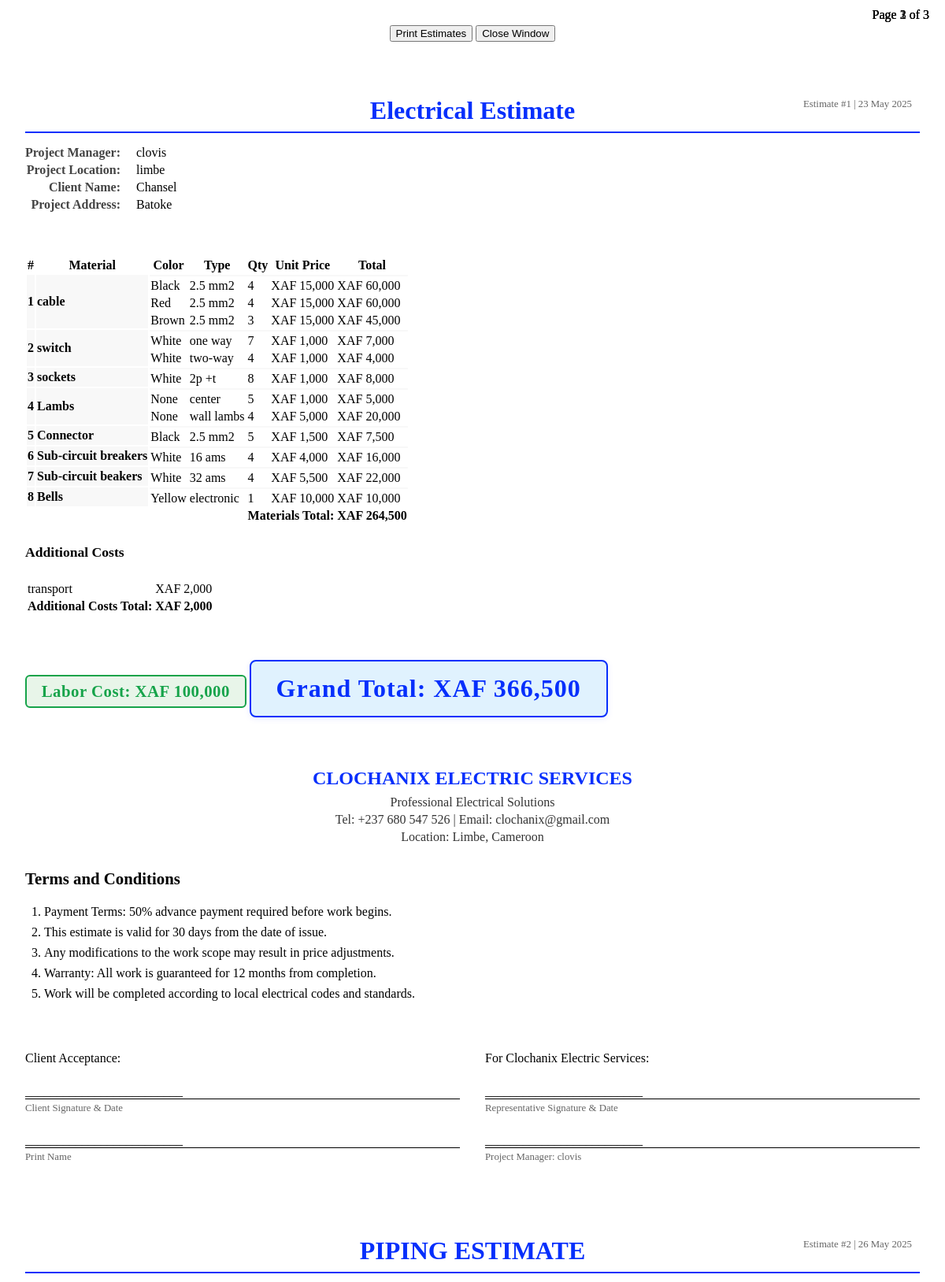
The app's page /print_all (upper part) with its own data.
### models.py (models this page shows)
class Estimate(db.Model):
    id = db.Column(db.Integer, primary_key=True)
    client_name = db.Column(db.String(100))
    project_address = db.Column(db.String(200))
    labor_cost = db.Column(db.Float)
    materials = db.relationship('Material', backref='estimate', lazy=True)
    signature = db.Column(db.Text, nullable=True)  # Store base64 signature data
    signature_date = db.Column(db.DateTime, nullable=True)
    project_title = db.Column(db.String(200), nullable=True)
    project_manager = db.Column(db.String(100), nullable=True)
    project_location = db.Column(db.String(200), nullable=True)
    additional_costs = db.relationship('AdditionalCost', backref='estimate', lazy=True)
    estimate_date = db.Column(db.DateTime, default=datetime.now)

class Material(db.Model):
    id = db.Column(db.Integer, primary_key=True)
    name = db.Column(db.String(100))
    estimate_id = db.Column(db.Integer, db.ForeignKey('estimate.id'))
    types = db.relationship('MaterialType', backref='material', lazy=True)

class MaterialType(db.Model):
    id = db.Column(db.Integer, primary_key=True)
    color = db.Column(db.String(50))
    type = db.Column(db.String(50))
    quantity = db.Column(db.Integer)
    unit_price = db.Column(db.Float)
    material_id = db.Column(db.Integer, db.ForeignKey('material.id'))

class AdditionalCost(db.Model):
    id = db.Column(db.Integer, primary_key=True)
    description = db.Column(db.String(200))
    amount = db.Column(db.Float)
    estimate_id = db.Column(db.Integer, db.ForeignKey('estimate.id'))

### app.py (the view)
@app.route('/print_all')
def print_all_estimates():
    estimates = Estimate.query.all()
    estimate_totals = {}
    for estimate in estimates:
        materials_total = sum(
            type.quantity * type.unit_price
            for material in estimate.materials
            for type in material.types
        )
        additional_costs_total = sum(cost.amount for cost in estimate.additional_costs)
        estimate_totals[estimate.id] = {
            'materials': materials_total,
            'additional_costs': additional_costs_total,
            'total': materials_total + additional_costs_total + estimate.labor_cost
        }
    return render_template('print_view.html',
                         estimates=estimates,
                         estimate_totals=estimate_totals,
                         single_estimate=False)

### templates/print_view.html (shortened to what this page needs)
<!DOCTYPE html>
<html lang="en">
<head>
</head>
<body>
    <div class="no-print">
        <button onclick="window.print()">Print Estimates</button>
        <button onclick="window.close()">Close Window</button>
    </div>
    {% macro project_header(estimate) %}
        <div class="project-header">
            <div class="estimate-id"><br><br>
                Estimate #{{ estimate.id }} | {{ estimate.estimate_date.strftime('%d %B %Y') if estimate.estimate_date else 'Not specified' }}
            </div>
            <h1 class="project-title">{{ estimate.project_title }}</h1>
            <dl class="project-details-grid">
                <dt>Project Manager:</dt>
                <dd>{{ estimate.project_manager }}</dd>
                <dt>Project Location:</dt>
                <dd>{{ estimate.project_location }}</dd>
                <dt>Client Name:</dt>
                <dd>{{ estimate.client_name }}</dd>
                <dt>Project Address:</dt>
                <dd>{{ estimate.project_address }}</dd>
            </dl>
        </div>
    {% endmacro %}
    {% if single_estimate %}
        <div class="estimate">
            <div class="print-header">
                <img src="{{ url_for('static', filename='images/logos.png') }}" alt="Clochanix Electric Logo" class="print-logo">
            </div>
            {{ project_header(estimate) }}
            <table class="summary-section">
                <thead>
                    <tr>
                        <th>#</th>
                        <th>Material</th>
                        <th>Color</th>
                        <th>Type</th>
                        <th>Qty</th>
                        <th>Unit Price</th>
                        <th>Total</th>
                    </tr>
                </thead>
                <tbody>
                    {% for material in estimate.materials %}
                    <tr class="material-header">
                        <td rowspan="{{ material.types|length + 1 }}">{{ loop.index }}</td>
                        <td rowspan="{{ material.types|length + 1 }}">{{ material.name }}</td>
                        <td colspan="5"></td>
                    </tr>
                    {% for type in material.types %}
                    <tr>
                        <td>{{ type.color }}</td>
                        <td>{{ type.type }}</td>
                        <td>{{ type.quantity|int }}</td>
                        <td class="currency">XAF {{ "{:,.0f}".format(type.unit_price) }}</td>
                        <td class="currency">XAF {{ "{:,.0f}".format(type.quantity * type.unit_price) }}</td>
                    </tr>
                    {% endfor %}
                    {% endfor %}
                </tbody>
                <tfoot>
                    <tr class="total-row">
                        <td colspan="6" class="text-right text-bold">Materials Total:</td>
                        <td class="currency text-bold">XAF {{ "{:,.0f}".format(materials_total) }}</td>
                    </tr>
                </tfoot>
            </table>
            {% if estimate.additional_costs %}
            <h4>Additional Costs</h4>
            <table class="summary-section">
                <tbody>
                    {% for cost in estimate.additional_costs %}
                    <tr>
                        <td>{{ cost.description }}</td>
                        <td class="currency">XAF {{ "{:,.0f}".format(cost.amount) }}</td>
                    </tr>
                    {% endfor %}
                </tbody>
                <tfoot>
                    <tr class="total-row">
                        <td class="text-right text-bold">Additional Costs Total:</td>
                        <td class="currency text-bold">XAF {{ "{:,.0f}".format(additional_costs_total) }}</td>
                    </tr>
                </tfoot>
            </table>
            {% endif %}
            <div class="total-section">
                <div class="labor-cost">
                    Labor Cost: <span class="currency">XAF {{ "{:,.0f}".format(estimate.labor_cost) }}</span>
                </div>
                <div class="grand-total">
                    Grand Total: <span class="currency">XAF {{ "{:,.0f}".format(materials_total + estimate.labor_cost + additional_costs_total) }}</span>
                </div>
            </div>
               <div class="small-header">
                    <h3>CLOCHANIX ELECTRIC SERVICES</h3>
                    <p>Professional Electrical Solutions</p>
                    <p>Tel: +237 680 547 526 | Email: clochanix@gmail.com</p>
                    <p>Location: Limbe, Cameroon</p>
                </div>
<!--
            <div class="agreement-section">
                <div class="company-header">
                    <h3>CLOCHANIX ELECTRIC SERVICES</h3>
                    <p>Professional Electrical Solutions</p>
                    <p>Tel: +237 680 547 526 | Email: clochanix@gmail.com</p>
                    <p>Location: Limbe, Cameroon</p>
                </div>
                <h3>Terms and Conditions</h3>
                <ol>
                    <li>Payment Terms: 50% advance payment required before work begins.</li>
                    <li>This estimate is valid for 30 days from the date of issue.</li>
                    <li>Any modifications to the work scope may result in price adjustments.</li>
                    <li>Warranty: All work is guaranteed for 12 months from completion.</li>
                    <li>Work will be completed according to local electrical codes and standards.</li>
                </ol>
-->
                <div class="signatures">
                    <div class="signature-block">
                        <p>Client Acceptance:</p>
                        <div class="sign-line">
                            <div class="line">_________________________</div>
                            <div class="label">Client Signature & Date</div>
                        </div>
                        <div class="sign-line">
                            <div class="line">_________________________</div>
                            <div class="label">Client Name</div>
                        </div>
                    </div>
                    <div class="signature-block">
                        <p>For Clochanix Electric Services:</p>
                        <div class="sign-line">
                            <div class="line">_________________________</div>
                            <div class="label">Representative Signature & Date</div>
                        </div>
                        <div class="sign-line">
                            <div class="line">_________________________</div>
                            <div class="label">Project Manager: {{ estimate.project_manager }}</div>
                        </div>
                    </div>
                </div>
            </div>
        </div>
    {% else %}
        {% for estimate in estimates %}
        <div class="estimate">
            {{ project_header(estimate) }}
            <table class="summary-section">
                <thead>
                    <tr>
                        <th>#</th>
                        <th>Material</th>
                        <th>Color</th>
                        <th>Type</th>
                        <th>Qty</th>
                        <th>Unit Price</th>
                        <th>Total</th>
                    </tr>
                </thead>
                <tbody>
                    {% for material in estimate.materials %}
                    <tr class="material-header">
                        <td rowspan="{{ material.types|length + 1 }}">{{ loop.index }}</td>
                        <td rowspan="{{ material.types|length + 1 }}">{{ material.name }}</td>
                        <td colspan="5"></td>
                    </tr>
                    {% for type in material.types %}
                    <tr>
                        <td>{{ type.color }}</td>
                        <td>{{ type.type }}</td>
                        <td>{{ type.quantity|int }}</td>
                        <td class="currency">XAF {{ "{:,.0f}".format(type.unit_price) }}</td>
                        <td class="currency">XAF {{ "{:,.0f}".format(type.quantity * type.unit_price) }}</td>
                    </tr>
                    {% endfor %}
                    {% endfor %}
                </tbody>
                <tfoot>
                    <tr class="total-row">
                        <td colspan="6" class="text-right text-bold">Materials Total:</td>
                        <td class="currency text-bold">XAF {{ "{:,.0f}".format(estimate_totals[estimate.id].materials) }}</td>
                    </tr>
                </tfoot>
            </table>
            {% if estimate_totals[estimate.id].additional_costs %}
            <h4>Additional Costs</h4>
            <table class="summary-section">
                <tbody>
                    {% for cost in estimate.additional_costs %}
                    <tr>
                        <td>{{ cost.description }}</td>
                        <td class="currency">XAF {{ "{:,.0f}".format(cost.amount) }}</td>
                    </tr>
                    {% endfor %}
                </tbody>
                <tfoot>
                    <tr class="total-row">
                        <td class="text-right text-bold">Additional Costs Total:</td>
                        <td class="currency text-bold">XAF {{ "{:,.0f}".format(estimate_totals[estimate.id]['additional_costs']) }}</td>
                    </tr>
                </tfoot>
            </table>
            {% endif %}
            <div class="total-section">
                <div class="labor-cost">
                    Labor Cost: <span class="currency">XAF {{ "{:,.0f}".format(estimate.labor_cost) }}</span>
                </div>
                <div class="grand-total">
                    Grand Total: <span class="currency">XAF {{ "{:,.0f}".format(estimate_totals[estimate.id]['total']) }}</span>
                </div>
            </div>
            <div class="agreement-section">
                <div class="company-header">
                    <h3>CLOCHANIX ELECTRIC SERVICES</h3>
                    <p>Professional Electrical Solutions</p>
                    <p>Tel: +237 680 547 526 | Email: clochanix@gmail.com</p>
                    <p>Location: Limbe, Cameroon</p>
                </div>
                <h3>Terms and Conditions</h3>
                <ol>
                    <li>Payment Terms: 50% advance payment required before work begins.</li>
                    <li>This estimate is valid for 30 days from the date of issue.</li>
                    <li>Any modifications to the work scope may result in price adjustments.</li>
                    <li>Warranty: All work is guaranteed for 12 months from completion.</li>
                    <li>Work will be completed according to local electrical codes and standards.</li>
                </ol>
                <div class="signatures">
                    <div class="signature-block">
                        <p>Client Acceptance:</p>
                        <div class="sign-line">
                            <div class="line">_________________________</div>
                            <div class="label">Client Signature & Date</div>
                        </div>
                        <div class="sign-line">
                            <div class="line">_________________________</div>
                            <div class="label">Print Name</div>
                        </div>
                    </div>
                    <div class="signature-block">
                        <p>For Clochanix Electric Services:</p>
                        <div class="sign-line">
                            <div class="line">_________________________</div>
                            <div class="label">Representative Signature & Date</div>
                        </div>
                        <div class="sign-line">
                            <div class="line">_________________________</div>
                            <div class="label">Project Manager: {{ estimate.project_manager }}</div>
                        </div>
                    </div>
                </div>
            </div>
        </div>
        {% endfor %}
    {% endif %}
</body>
</html>

### records on screen
Estimate: id "1", estimate_date "23 May 2025", project_title "Electrical Estimate", project_manager "clovis", project_location "limbe", client_name "Chansel", project_address "Batoke", estimate_totals "264,500", estimate_totals "2,000", labor_cost "100,000", estimate_totals "366,500"
Material: name "cable"
MaterialType: color "Black", type "2.5 mm2", quantity "4", unit_price "15,000", type.quantity*type.unit_price "60,000"
MaterialType: color "Red", type "2.5 mm2", quantity "4", unit_price "15,000", type.quantity*type.unit_price "60,000"
MaterialType: color "Brown", type "2.5 mm2", quantity "3", unit_price "15,000", type.quantity*type.unit_price "45,000"
Material: name "switch"
MaterialType: color "White", type "one way", quantity "7", unit_price "1,000", type.quantity*type.unit_price "7,000"
MaterialType: color "White", type "two-way", quantity "4", unit_price "1,000", type.quantity*type.unit_price "4,000"
Material: name "sockets"
MaterialType: color "White", type "2p +t", quantity "8", unit_price "1,000", type.quantity*type.unit_price "8,000"
Material: name "Lambs"
MaterialType: color "None", type "center", quantity "5", unit_price "1,000", type.quantity*type.unit_price "5,000"
MaterialType: color "None", type "wall lambs", quantity "4", unit_price "5,000", type.quantity*type.unit_price "20,000"
Material: name "Connector"
MaterialType: color "Black", type "2.5 mm2", quantity "5", unit_price "1,500", type.quantity*type.unit_price "7,500"
Material: name "Sub-circuit breakers"
MaterialType: color "White", type "16 ams", quantity "4", unit_price "4,000", type.quantity*type.unit_price "16,000"
Material: name "Sub-circuit beakers"
MaterialType: color "White", type "32 ams", quantity "4", unit_price "5,500", type.quantity*type.unit_price "22,000"
Material: name "Bells"
MaterialType: color "Yellow", type "electronic", quantity "1", unit_price "10,000", type.quantity*type.unit_price "10,000"
AdditionalCost: description "transport", amount "2,000"
Estimate: id "2", estimate_date "26 May 2025", project_title "PIPING ESTIMATE"
